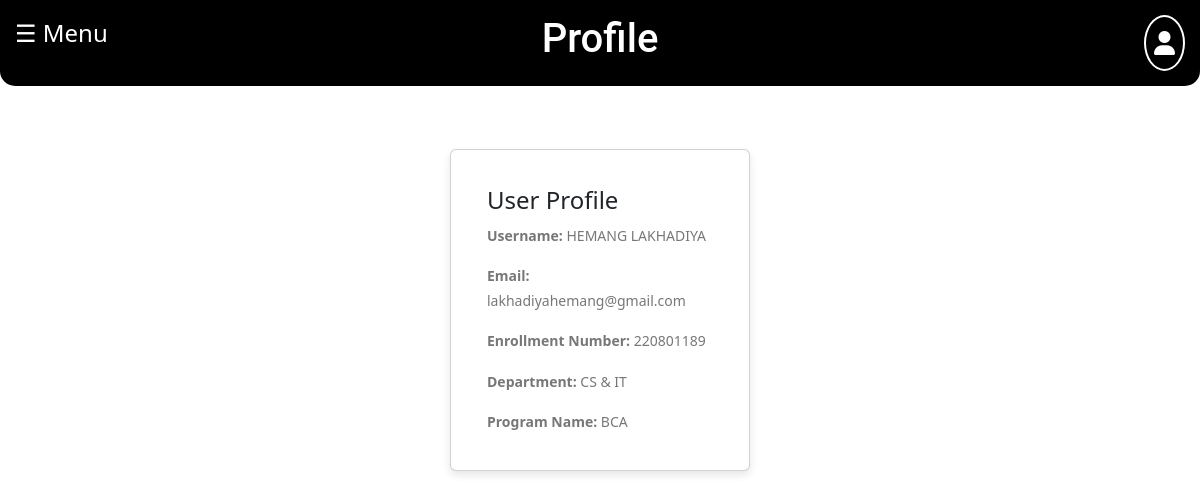
Screenshot of /AdminDashboard/profile.php (signed in) with the database file from the repository.
### tables this page shows
CREATE TABLE `users` (
  `user_id` int(11) NOT NULL,
  `email` varchar(255) NOT NULL,
  `username` varchar(255) NOT NULL,
  `picture` varchar(255) DEFAULT NULL,
  `verifiedEmail` tinyint(1) DEFAULT NULL,
  `token` varchar(255) NOT NULL,
  `password` varchar(255) NOT NULL,
  `active_status` int(11) NOT NULL DEFAULT 0,
  `role` int(11) NOT NULL DEFAULT 0
);

CREATE TABLE `userinformation` (
  `id` int(11) NOT NULL,
  `user_id` int(11) DEFAULT NULL,
  `enrollment_number` varchar(255) DEFAULT NULL,
  `department` varchar(255) DEFAULT NULL,
  `program_name` varchar(255) DEFAULT NULL
);

### AdminDashboard/profile.php (the view, shortened to what this page needs)
<?php
$conn = new mysqli('localhost', 'root', '', 'portfoliohub');
$sql = "SELECT * FROM users WHERE token = '{$_SESSION['user_token']}'";
$result = mysqli_query($conn, $sql);
if (mysqli_num_rows($result) > 0) {
    $userinfo = mysqli_fetch_assoc($result);
} else {
    header("Location: /portfoliohub/Login/index.php");
    die();
}
?>
<!DOCTYPE html>
<html lang="en">
<head>
    <link rel="stylesheet" href="css/style.css">
    <link rel="stylesheet" href="css/profile.css">
    <link rel="stylesheet" href="https://cdnjs.cloudflare.com/ajax/libs/font-awesome/6.0.0/css/all.min.css">
     <link href="https://cdn.jsdelivr.net/npm/bootstrap@5.3.0/dist/css/bootstrap.min.css" rel="stylesheet">
    <link rel="stylesheet" href="https://cdnjs.cloudflare.com/ajax/libs/font-awesome/6.0.0/css/all.min.css">
     <link rel="stylesheet" href="https://cdn.jsdelivr.net/npm/sweetalert2@11">
</head>
<body>
<header>
        <span id="menu-icon" onclick="toggleNav()">&#9776; Menu</span>
        <span class="profile-icon" onclick="toggleProfile()"><i class="fas fa-user"></i></span>
        <h1>Profile</h1>
    </header>
<div class="container mt-4">
    <div class="row ">
        <div class="col-md-6">
            <div class="card">
                <div class="card-body">
                    <h5 class="card-title">User Profile</h5>
                    <p class="card-text"><strong>Username:</strong> <?= isset($userinfo['username']) ? $userinfo['username'] : '' ?></p>
                    <p class="card-text"><strong>Email:</strong> <?= isset($userinfo['email']) ? $userinfo['email'] : '' ?></p>
                    <?php if (isset($userinfo['user_id']) && $userinfo['user_id']) : ?>
                        <?php
                            $additionalInfoSql = "SELECT * FROM userInformation WHERE user_id = {$userinfo['user_id']}";
                            $additionalInfoResult = mysqli_query($conn, $additionalInfoSql);
                            if ($additionalInfoResult && mysqli_num_rows($additionalInfoResult) > 0) {
                                $additionalInfo = mysqli_fetch_assoc($additionalInfoResult);
                        ?>
                            <p class="card-text"><strong>Enrollment Number:</strong> <?= $additionalInfo['enrollment_number'] ?? 'N/A' ?></p>
                            <p class="card-text"><strong>Department:</strong> <?= $additionalInfo['department'] ?? 'N/A' ?></p>
                            <p class="card-text"><strong>Program Name:</strong> <?= $additionalInfo['program_name'] ?? 'N/A' ?></p>
                        <?php } else { ?>
                            <p class="card-text">Additional information not available.</p>
                        <?php } ?>
                    <?php endif; ?>
                </div>
            </div>
        </div>
    </div>
</div>
</body>
</html>

### AdminDashboard/css/style.css (style rules this page uses)
body { font-family: 'Segoe UI', Tahoma, Geneva, Verdana, sans-serif; background: #fff; color: #333; margin: 0; padding: 0; overflow-x: hidden; transition: background-color 0.5s ease-in-out; }
header { background-color: #000; color: #fff; padding: 15px; text-align: center; position: relative; border-radius: 0 0 15px 15px; transition: background-color 0.5s ease-in-out; }
#menu-icon { font-size: 24px; cursor: pointer; display: block; position: absolute; top: 15px; left: 15px; z-index: 2; color: #fff; transition: color 0.3s ease-in-out; }
.profile-icon { font-size: 24px; cursor: pointer; display: block; position: absolute; top: 15px; right: 15px; z-index: 2; color: #fff; border: 2px solid #fff; border-radius: 50%; padding: 8px; transition: transform 0.3s ease-in-out, border-color 0.3s ease-in-out; }
h1, h2 { font-family: 'Roboto', sans-serif; font-weight: 400; margin-bottom: 10px; color: #fff; }
p { font-size: 16px; line-height: 1.8; margin-bottom: 15px; color: #333; }
.card { background-color: #fff; box-shadow: 0 0 10px rgba(0, 0, 0, 0.1); border-radius: 5px; padding: 20px; margin: 15px; width: 300px; transition: transform 0.3s ease-in-out; }
.card p { font-size: 14px; color: #777; margin-bottom: 15px; }

### AdminDashboard/css/profile.css (style rules this page uses)
.container { display: flex; justify-content: center; align-items: center; min-height: 50vh; }
.card { border: none; border-radius: 15px; box-shadow: 0 4px 8px rgba(0, 0, 0, 0.1); overflow: hidden; transition: transform 0.3s ease-in-out; }
.card-body { padding: 20px; }
.card-title { font-size: 1.5rem; margin-bottom: 10px; color: #343a40; }
.card-text { font-size: 1.1rem; margin-bottom: 5px; color: #495057; }

### rows the page displays
users: username "HEMANG LAKHADIYA", email "lakhadiyahemang@gmail.com"
userinformation: enrollment_number "220801189", department "CS & IT", program_name "BCA"
